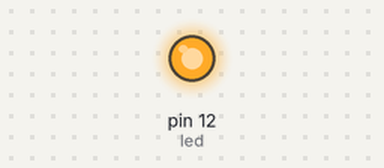
The sketch below on a simulated Arduino Uno, built with avr-gcc and run on an emulated ATmega328P. Parts: output pins drawn as LEDs (lit = HIGH).

Above: at 0.1 s.
At 2.9 s:
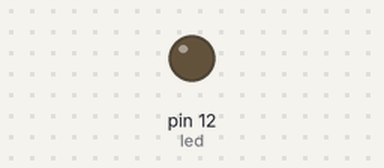
Timing chart, 0 to 5.2 s (numbered marks = the images above):
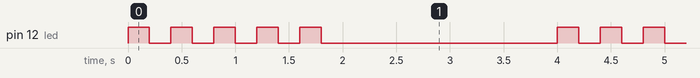

The sketch:

6-Bucles.ino
```cpp
// declaración de variables

int led = 12;                 // establece el pin del led
int tiempo1 = 200;             // tiempo entre encendido y apagado
int tiempo2 = 2000;            // tiempo entre secuencias
// configuración

void setup() {

 pinMode(led, OUTPUT);        // configuramos el led como salida

}

void loop() {

  for (int n=0;n<5;n++){      // se repite 5 veces (desde 0 hasta 4) el siguiente:
    digitalWrite(led, HIGH);
    delay(tiempo1);
    digitalWrite(led, LOW);
    delay(tiempo1);
  }
  delay(tiempo2);              // Espera el tiempo2 antes de repetir de nuevo el proceso

}
```

Measured:
- by itself, pin 12 (led): repeats every 4.0 s: 4 × (LOW 0.20 s, HIGH 0.20 s), LOW 2.2 s, HIGH 0.20 s
- by itself, everything shown: repeats every 4.0 s, in 10 steps
